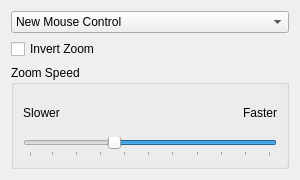
<?xml version="1.0" encoding="UTF-8"?>
<ui version="4.0">
 <class>Input</class>
 <widget class="QWidget" name="Input">
  <property name="geometry">
   <rect>
    <x>0</x>
    <y>0</y>
    <width>300</width>
    <height>180</height>
   </rect>
  </property>
  <property name="minimumSize">
   <size>
    <width>300</width>
    <height>180</height>
   </size>
  </property>
  <property name="windowTitle">
   <string>Input</string>
  </property>
  <layout class="QVBoxLayout" name="verticalLayout">
   <item>
    <widget class="QComboBox" name="mouseControlComboBox_">
     <property name="currentIndex">
      <number>1</number>
     </property>
     <item>
      <property name="text">
       <string>Legacy Mouse Control</string>
      </property>
     </item>
     <item>
      <property name="text">
       <string>New Mouse Control</string>
      </property>
     </item>
    </widget>
   </item>
   <item>
    <widget class="QCheckBox" name="invertZoomCheckBox_">
     <property name="text">
      <string>Invert Zoom</string>
     </property>
    </widget>
   </item>
   <item>
    <widget class="QGroupBox" name="zoomBox_">
     <property name="font">
      <font>
       <weight>50</weight>
       <bold>false</bold>
      </font>
     </property>
     <property name="title">
      <string>Zoom Speed</string>
     </property>
     <layout class="QGridLayout" name="gridLayout_6">
      <item row="0" column="0">
       <widget class="QLabel" name="label_5">
        <property name="text">
         <string>Slower</string>
        </property>
        <property name="alignment">
         <set>Qt::AlignCenter</set>
        </property>
       </widget>
      </item>
      <item row="0" column="1">
       <spacer name="horizontalSpacer_6">
        <property name="orientation">
         <enum>Qt::Horizontal</enum>
        </property>
        <property name="sizeHint" stdset="0">
         <size>
          <width>189</width>
          <height>20</height>
         </size>
        </property>
       </spacer>
      </item>
      <item row="0" column="2">
       <widget class="QLabel" name="label_6">
        <property name="text">
         <string>Faster</string>
        </property>
        <property name="alignment">
         <set>Qt::AlignCenter</set>
        </property>
       </widget>
      </item>
      <item row="1" column="0" colspan="3">
       <widget class="QSlider" name="zoomSpeedHorizontalSlider_">
        <property name="minimum">
         <number>1</number>
        </property>
        <property name="maximum">
         <number>100</number>
        </property>
        <property name="value">
         <number>65</number>
        </property>
        <property name="orientation">
         <enum>Qt::Horizontal</enum>
        </property>
        <property name="invertedAppearance">
         <bool>true</bool>
        </property>
        <property name="invertedControls">
         <bool>true</bool>
        </property>
        <property name="tickPosition">
         <enum>QSlider::TicksBelow</enum>
        </property>
        <property name="tickInterval">
         <number>10</number>
        </property>
       </widget>
      </item>
     </layout>
    </widget>
   </item>
  </layout>
 </widget>
 <resources/>
 <connections/>
</ui>
